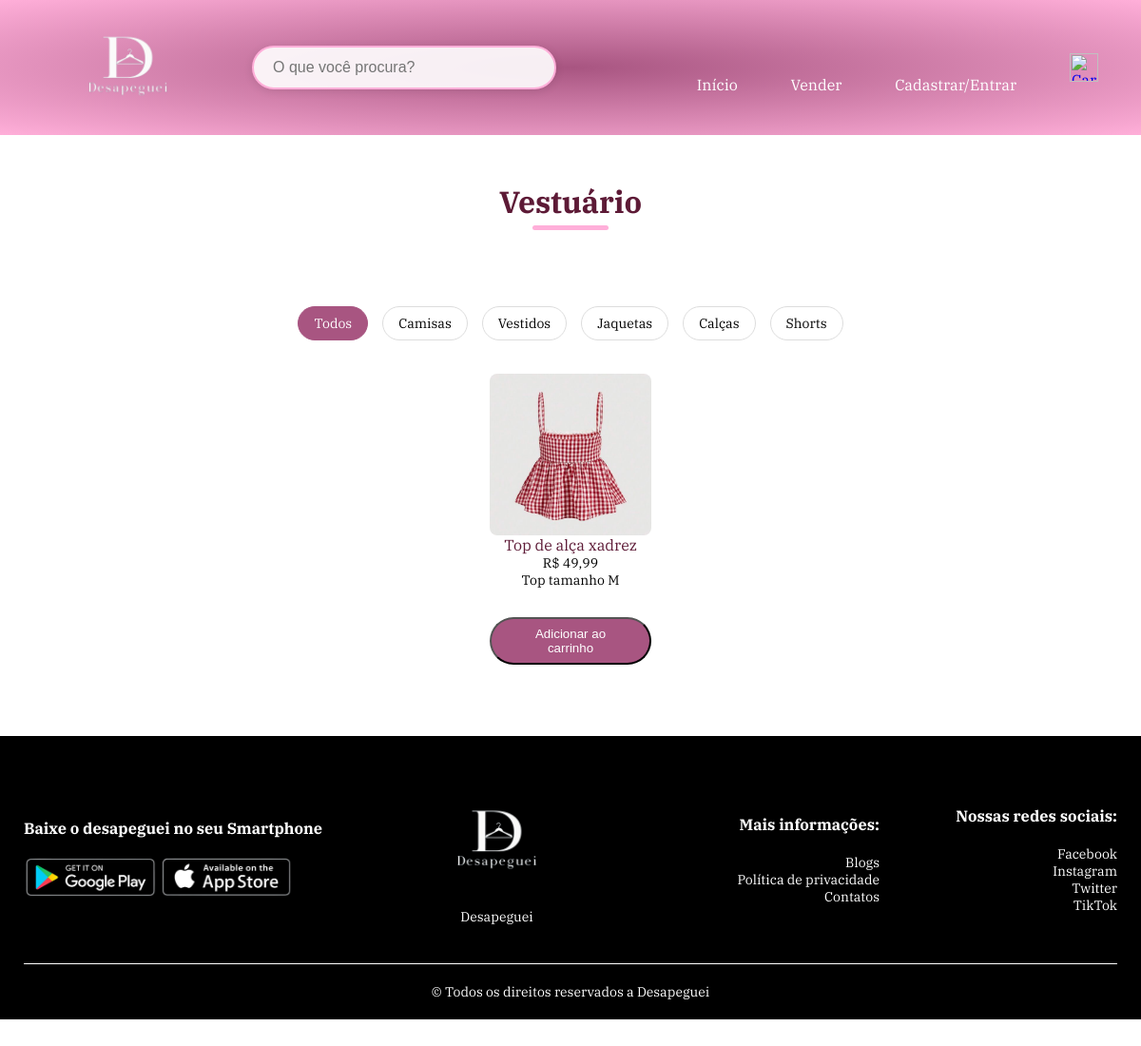
Screenshot of /categorias/vestuario.php with the database file from the repository.
### tables this page shows
CREATE TABLE `anuncios` (
  `id` int(11) NOT NULL,
  `usuario_id` int(11) NOT NULL,
  `titulo` varchar(255) NOT NULL,
  `descricao` text NOT NULL,
  `estado` enum('novo','usado') NOT NULL,
  `categoria` varchar(50) NOT NULL,
  `preco` decimal(10,2) NOT NULL,
  `imagens` text DEFAULT NULL,
  `data_criacao` datetime DEFAULT current_timestamp(),
  `subcategoria` varchar(100) DEFAULT NULL
);

### categorias/vestuario.php (the view, shortened to what this page needs)
<?php
require_once __DIR__ . '/../php/conexao.php';
$categoria = 'vestuario';
$subcategoria = $_GET['subcategoria'] ?? '';
if ($subcategoria) {
    $stmt = $pdo->prepare("SELECT * FROM anuncios WHERE categoria = ? AND subcategoria = ?");
    $stmt->execute([$categoria, $subcategoria]);
} else {
    $stmt = $pdo->prepare("SELECT * FROM anuncios WHERE categoria = ?");
    $stmt->execute([$categoria]);
}
$anuncios = $stmt->fetchAll();
?>
<!DOCTYPE html>
<html lang="pt-br">
<head>
    <link rel="stylesheet" href="../assets/css/style.css" />
</head>
<body>
<div class="banner">
    <div class="container">
        <div class="navbar">
            <div class="logo">
                <a href="../index.php"><img src="../assets/img/logoTeste.png" alt="desapeguei" width="180"></a>
            </div>
            <form class="barra-pesquisa" action="../php/buscar.php" method="GET">
                    <input type="search" name="q" placeholder="O que você procura?">
            </form>
            <nav>
                <ul id="menuItens">
                    <li><a href="../index.php">Início</a></li>
                    <li><a href="../vender.php">Vender</a></li>
                    <?php if (isset($_SESSION['usuario'])): ?>
                        <li class="dropdown">
                            <a href="../php/minha_conta.php" class="dropbtn">Minha Conta</a>
                            <div class="dropdown-content">
                                <a href="../php/minha_loja.php">Minha Loja</a>
                                <a href="../php/logout.php">Sair</a>
                            </div>
                        </li>
                    <?php else: ?>
                        <li><a href="../cadastro.html">Cadastrar/Entrar</a></li>
                    <?php endif; ?>
                </ul>
            </nav>
            <a href="../php/carrinho.php" id="btnCarrinho">
                <img src="../assets/img/carrinho (2).png" alt="Carrinho" width="30px" height="30px">
            </a>
        </div>
    </div>
</div>
<div class="pagina-busca">
    <div class="container">
        <h1 class="titulo">Vestuário</h1>
        <div class="filtros">
            <a href="vestuario.php" class="btn-filtro <?= empty($_GET['subcategoria']) ? 'ativo' : '' ?>">Todos</a>
            <a href="vestuario.php?subcategoria=camisa" class="btn-filtro <?= ($_GET['subcategoria'] ?? '') === 'camisa' ? 'ativo' : '' ?>">Camisas</a>
            <a href="vestuario.php?subcategoria=vestido" class="btn-filtro <?= ($_GET['subcategoria'] ?? '') === 'vestido' ? 'ativo' : '' ?>">Vestidos</a>
            <a href="vestuario.php?subcategoria=jaqueta" class="btn-filtro <?= ($_GET['subcategoria'] ?? '') === 'jaqueta' ? 'ativo' : '' ?>">Jaquetas</a>
            <a href="vestuario.php?subcategoria=calca" class="btn-filtro <?= ($_GET['subcategoria'] ?? '') === 'calca' ? 'ativo' : '' ?>">Calças</a>
            <a href="vestuario.php?subcategoria=short" class="btn-filtro <?= ($_GET['subcategoria'] ?? '') === 'short' ? 'ativo' : '' ?>">Shorts</a>
        </div>
        <div class="linha produtos-container">
        <?php if (count($anuncios) > 0): ?>
        <?php foreach ($anuncios as $anuncio): ?>
            <?php
                $imagens = explode(',', $anuncio['imagens']);
                $imagem_principal = $imagens[0] ?? 'placeholder.png';
            ?>
            <div class="col-4 produto" onclick="window.location.href='../php/produto.php?id=<?= $anuncio['id'] ?>'">
                <div class="produto-conteudo">
                    <img src="../uploads/<?= htmlspecialchars($imagem_principal) ?>" alt="<?= htmlspecialchars($anuncio['titulo']) ?>">
                    <h4><?= htmlspecialchars($anuncio['titulo']) ?></h4>
                    <p>R$ <?= number_format($anuncio['preco'], 2, ',', '.') ?></p>
                    <p><?= htmlspecialchars($anuncio['descricao']) ?></p>
                </div>
                <form action="../php/adicionar_carrinho.php" method="POST" class="form-adicionar" onclick="event.stopPropagation();">
                    <button type="submit" class="btn btn-adicionar-carrinho">Adicionar ao carrinho</button>
                </form>
            </div>
                <?php endforeach; ?>
            <?php endif; ?>
        </div>
    </div>
    <footer class="rodape">
        <div class="container">
            <div class="linha">
                <div class="rodape-col-1">
                    <h3>Baixe o desapeguei no seu Smartphone</h3>
                    <div class="app-logo">
                        <img src="../assets/img/google.png" alt="">
                        <img src="../assets/img/apple.png" alt="">
                    </div>
                </div>
                <div class="rodape-col-2">
                    <img src="../assets/img/logoTeste.png" alt="">
                    <p>Desapeguei</p>
                </div>
                <div class="rodape-col-3">
                    <h3>Mais informações:</h3>
                    <ul>
                        <li>Blogs</li>
                        <li>Política de privacidade</li>
                        <li>Contatos</li>
                    </ul>
                </div>
                <div class="rodape-col-4">
                    <h3>Nossas redes sociais:
</h3>
                    <ul>
                        <li>Facebook</li>
                        <li>Instagram</li>
                        <li>Twitter</li>
                        <li>TikTok</li>
                    </ul>
                </div>
            </div>
            <hr>
            <p class="direitos"> &#169; Todos os direitos reservados a Desapeguei </p>
        </div>
    </footer>
</body>
</html>

### assets/css/style.css (style rules this page uses)
* { margin: 0; padding: 0; box-sizing: border-box; }
:root { --cor-padrao: #ffafd9; --cor-padrao-hover: #A85581; --cor-fonte: #fff; --cor-fonte-p: #555; --cor-btn: #A85581; --cor-btn-hover: #412c2c; --cor-btn-fonte: #000; --cor-fonte-corpo: #5D1A36; --cor-fonte-corpo-leve: #777; }
body { font-family: 'IBM Plex Serif', serif; }
.banner { background: radial-gradient(var(--cor-padrao-hover), var(--cor-padrao)); }
.container { max-width: 1300px; margin: auto; padding-right: 25px; padding-left: 25px; }
.navbar { display: flex; align-items: center; padding: 20px; }
nav { flex: 1; text-align: right; }
nav ul { display: inline-block; list-style-type: none; }
nav ul li { display: inline-block; margin-right: 20px; }
nav ul li a { text-decoration: none; color: var(--cor-fonte); }
.linha { display: flex; align-items: center; flex-wrap: wrap; justify-content: space-around; }
.btn { text-decoration: none; color: var(--cor-fonte); background: var(--cor-btn); padding:8px 30px; margin: 30px 0; border-radius: 30px; transition: background 0.6s; }
.navbar { display: flex; align-items: center; justify-content: space-between; flex-wrap: wrap; padding: 20px; gap: 20px; }
.logo { flex: 1; }
.logo img { width: 180px; transition: transform 0.3s ease; }
.barra-pesquisa { position: relative; flex: 2; max-width: 600px; margin: 0 20px; }
.barra-pesquisa input[type="search"] { width: 100%; padding: 12px 45px 12px 20px; border: 2px solid var(--cor-padrao); border-radius: 30px; font-size: 16px; background: rgba(255,255,255,0.9); transition: all 0.3s; box-shadow: 0 2px 10px rgba(0,0,0,0.1); }
nav { flex: 3; text-align: right; }
nav ul { display: inline-block; list-style: none; }
nav ul li { position: relative; transition: all 0.3s ease; }
nav ul li a { position: relative; padding: 8px 16px; transition: all 0.3s ease; display: inline-block; }
nav ul li a::after { content: ''; position: absolute; bottom: -5px; left: 50%; transform: translateX(-50%); width: 0; height: 2px; background-color: var(--cor-fonte); transition: width 0.3s ease, background-color 0.3s ease; }
.col-4 { flex-basis: 25%; max-width: 200px; padding: 10px; margin-bottom: 50px; transition : transform 0.3s; }
.col-4 img { width: 170px; height: 170px; width: 100%; display: block; object-fit: cover; margin: 0 auto; border-radius: 8px; object-position: center; }
.titulo { position: relative; line-height: 60px; margin: 0 auto 80px; text-align: center; color: var(--cor-fonte-corpo); }
.titulo::after { content: ''; background-color: var(--cor-padrao); width: 80px; height: 5px; border-radius: 5px; position: absolute; bottom: 0; left: 50%; transform: translateX(-50%); }
h4 { color: var(--cor-fonte-corpo); font-weight: normal; }
.col-4 p { font-size: 14px; }
.rodape { background: var(--cor-btn-fonte); color: var(--cor-fonte); padding: 60px 0 20px; font-size: 14px; }
.rodape h3 { color: var(--cor-fonte); margin-bottom: 20px; }
.rodape-col-1,.rodape-col-2 ,.rodape-col-3, .rodape-col-4 { min-width: 250px; margin-bottom: 20px; }
.rodape-col-1 { flex-basis: 30% }
.rodape-col-2 { flex: 1; text-align: center; }
.rodape-col-2 img { width: 180px; margin-bottom: 20px; }
.rodape-col-3, .rodape-col-4 { flex-basis: 12%; text-align: right; }
ul { list-style-type: none; }
.app-logo { margin-top: 20px; }
.app-logo img { width: 140px; }
.rodape hr { border: none; height: 1px; background: var(--cor-fonte); margin: 20px 0; }
.direitos { text-align: center; }
.filtros { display: flex; justify-content: center; gap: 15px; margin: 20px 0; }
.btn-filtro { text-decoration: none; padding: 8px 15px; background: white; border: 1px solid var(--cor-padrao-hover); border-radius: 20px; cursor: pointer; }
.produto { text-align: center; margin-bottom: 30px; padding: 15px; border-radius: 10px; transition: all 0.3s; }
.pagina-busca { padding: 40px 0; min-height: 60vh; }
.btn-filtro { padding: 8px 16px; border: 1px solid #ddd; border-radius: 20px; background: white; color: var(--cor-btn-fonte); cursor: pointer; transition: all 0.3s; font-size: 14px; }
.btn-filtro:hover, .btn-filtro.ativo { background: var(--cor-btn); color: white; border-color: var(--cor-btn); }

### rows the page displays
anuncios: imagens (picture), titulo "Top de alça xadrez", preco "49,99", descricao "Top tamanho M"
